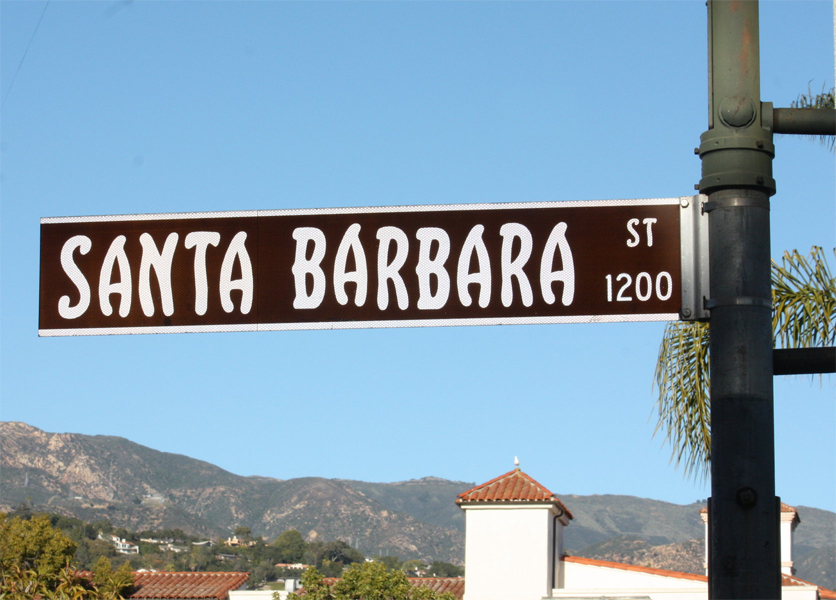
%> input picture SantaBarbara.jpg, 836 x 600 px
$ octave --eval "ImageTest('SantaBarbara.jpg');"   (GNU Octave 9; MATLAB toolbox functions it lacks are replaced by stand-ins)
%> lines starting %> are read from the running program, lines starting %| are printed output that depends on the picture
function [ ] =  ImageTest( pic )
%> called with pic = 'SantaBarbara.jpg'

img = imread(pic); % Read image
%> img is the input picture: size 600x836x3 uint8; mean R, G, B 132.4, 157.1, 174.2
red = img(:,:,1); % Red channel
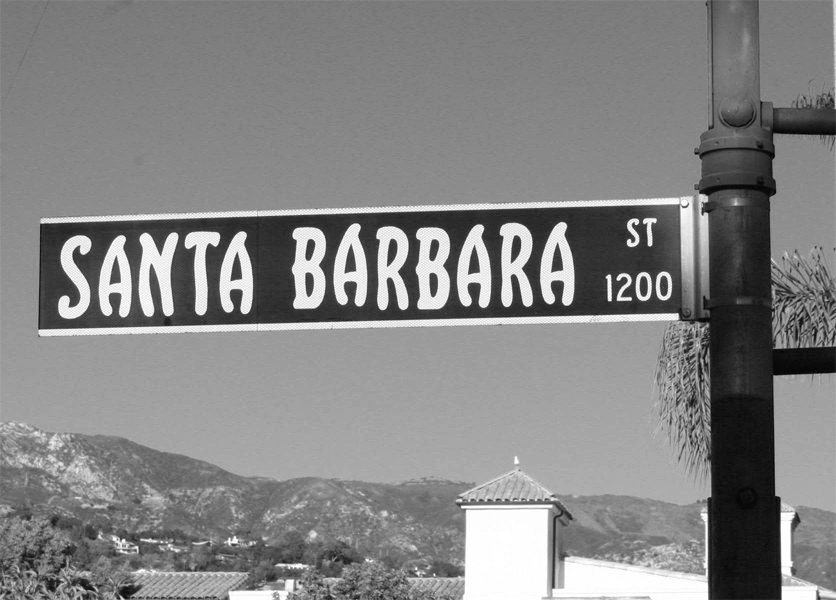
%> red: size 600x836 uint8; min 2, max 255, mean 132.4
green = img(:,:,2); % Green channel
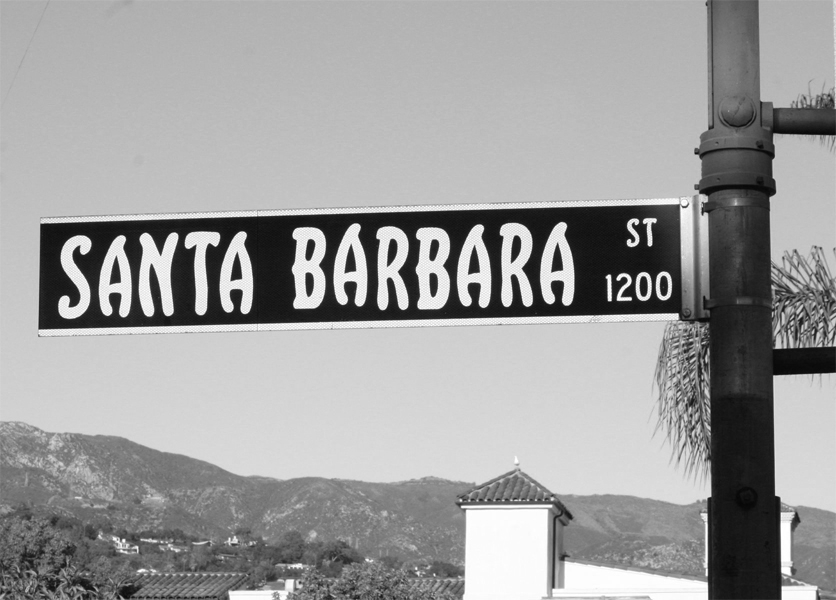
%> green: size 600x836 uint8; min 7, max 255, mean 157.1
blue = img(:,:,3); % Blue channel
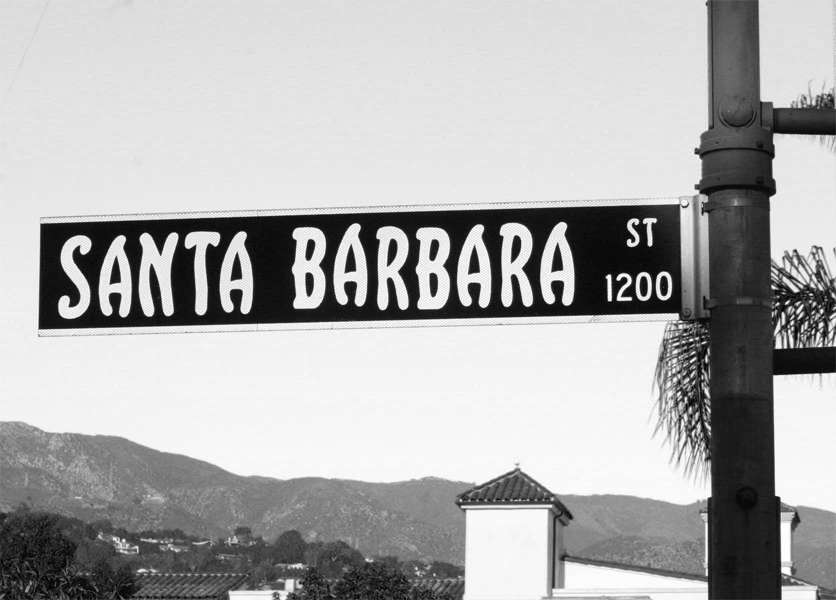
%> blue: size 600x836 uint8; min 0, max 255, mean 174.2
%Cite: https://www.mathworks.com/matlabcentral/answers/91036-split-an-color-image-to-its-3-rgb-channels

a = zeros(size(img, 1), size(img, 2));

red8 = im2uint8(red);
green8 = im2uint8(green);
blue8 = im2uint8(blue);
figure, imshow(img), title('Original image')

figure, imshow(red8), title('Red channel')
figure, imshow(green8), title('Green channel')
figure, imshow(blue8), title('Blue channel')

imwrite(red8,'TestRed.jpg')
imwrite(green8,'TestGreen.jpg')
imwrite(blue8,'TestBlue.jpg')

Rmin = min(red(:));
%> Rmin = 2
Gmin = min(green(:));
%> Gmin = 7
Bmin = min(blue(:));
%> Bmin = 0

Rmax = max(red(:));
%> Rmax = 255
Gmax = max(green(:));
%> Gmax = 255
Bmax = max(blue(:));
%> Bmax = 255

fprintf('Image size: %d x %d\n',size(img,1),size(img,2));
%| Image size: 600 x 836
fprintf('Min, max R values: %d %d\n',Rmin,Rmax);
%| Min, max R values: 2 255
fprintf('Min, max G values: %d %d\n',Gmin,Gmax);
%| Min, max G values: 7 255
fprintf('Min, max B values: %d %d\n',Bmin,Bmax);
%| Min, max B values: 0 255
fprintf('Averages: %6.1f %6.1f %6.1f\n',mean2(red(:)),mean2(green(:)),mean2(blue(:)));
%| Averages:  132.4  157.1  174.2

end
